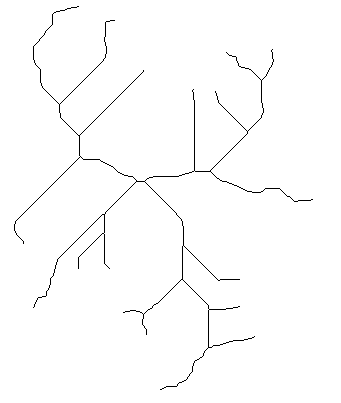
#> input picture Project_Files/negative_skeleton.png, 341 x 403 px, found by its file name
$ python test_erosion_dilation.py
#> lines starting #> are read from the running program, lines starting #| are printed output that depends on the picture; after the words box and inside, x2 and y2 are one past the last pixel; in counts of white or black regions, pixels touching at a corner belong together
### Project_Files/Jasons_Functions/open_or_show_image.py
import matplotlib.pyplot as plt
import cv2

#this is pretty self explainatory: you either open or show and image
def open_image(path):
    try:
        image = cv2.imread(path, 0) # Reading an image in grayscale mode
#> image: shape (403, 341); values 0 (black) and 225 (white), 98.8% white; black in thin lines or dots, all inside (x1, y1, x2, y2) = (14, 6, 313, 390)
        # print("found image at : " , path)
    except:
        print("couldn't find image at : ", path)
    return(image)

def show_image(image):
    plt.imshow(image, cmap='gray') #map the image to black and white, white representing the line
    plt.show()

### Project_Files/Jasons_Functions/erosion_dilation.py
# importing cv2
import cv2

# importing numpy
import numpy as np

# plotting
import matplotlib.pyplot as plt

# import sys
# sys.path.append("/home/jasonraiti/Documents/GitHub/USC_REU/Project_Files/Jasons_Functions/")

from open_or_show_image import *

# inputs = path to image, erode first (1) or dialate first (2) .desired number of erosions, desired number of dialations
# outputs = eroded then dialated image

def erosion_dilation(path,option,num_erosions,num_dilations):
    """takes in two np array points and an image to draw on, spits out the image with a line between points

    :param path: path to image
    :type path: string
    :param option: 1=dialate first or 2=erode first
    :type option: int
    :param num: number of erosions and dilations respectively
    :type num: int

    :rtype: integer np array of image , name of image that was written to file
    :return: image array and the name of the image file for finding it later
    """
    # Reading an image in default mode
    image = open_image(path)

    # Creating kernel
    kernel = np.ones((3, 3), np.uint8)
    if option == 1 :
        e_d_image = image
        e_d_image = cv2.erode( e_d_image, kernel, iterations=num_erosions )
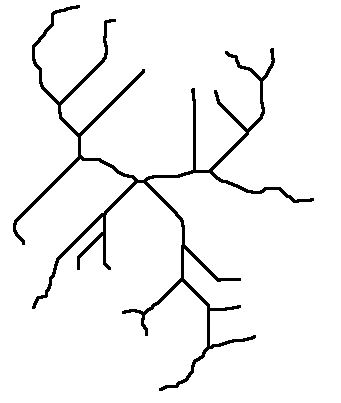
#> e_d_image: shape (403, 341); values 0 (black) and 225 (white), 95.4% white; 1 black region, box (x1, y1, x2, y2) and area: (13, 5, 314, 391) 6345
        e_d_image = cv2.dilate( e_d_image, kernel, iterations=num_dilations )
    elif option == 2 :
        try:
            e_d_image = image
            e_d_image = cv2.erode( e_d_image, kernel, iterations=num_erosions )
            e_d_image = cv2.dilate( e_d_image, kernel, iterations=num_dilations )
        except:
            print("dilation/erosion failed")

    if option == 1:
        name = 'e' + str(num_erosions) + r'_d' + str(num_dilations)
    elif option == 2:
        name =  r'_d' + str(num_dilations) +  'e' + str(num_erosions)
    else:
        print('error: invalid option')

    name = name + '_' + str(path)
    name = name.replace("/", "_")
    name = name.replace(".", "_")
    name = str(name) + '.png'

    cv2.imwrite(name, e_d_image )

    return[ e_d_image , name]

### Project_Files/Jasons_function_tests/erosion_dilation_test/test_erosion_dilation.py
import sys
sys.path.append("/home/jasonraiti/Documents/GitHub/USC_REU/Project_Files/Jasons_Functions/")

from erosion_dilation import *


# path to image
path = r'./skeletonize_skeleton/negative_skeleton.png'
option = 1
num_erosions = 1
num_dilations = 0

# inputs = path to image, erode first (1) or dialate first (2) .desired number of erosions, desired number of dialations
# outputs = eroded then dialated image
e_d_image = erosion_dilation(path,option,num_erosions,num_dilations)
#> e_d_image = 2 items

cv2.imwrite('e_d_image.png', e_d_image )

$ run again, with Project_Files/Zig_Zag_Good.png copied over Project_Files/negative_skeleton.png
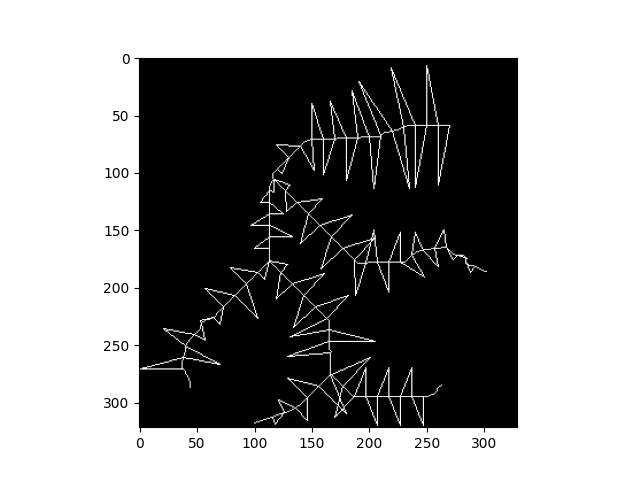
#> input picture Project_Files/Zig_Zag_Good.png, 640 x 480 px, found by its file name
#> in open_image, image is the input picture: shape (480, 640); min 0, max 255, mean 142
#> in erosion_dilation, `e_d_image = cv2.erode( e_d_image, kernel, iterations=num_erosions )`:
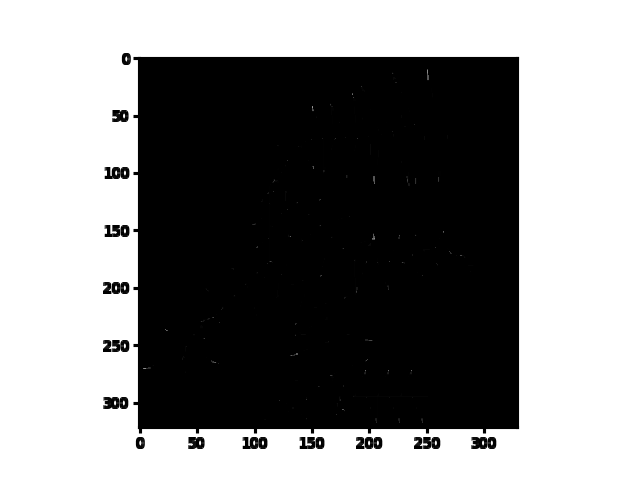
#> e_d_image: shape (480, 640); min 0, max 255, mean 134.8
#> `e_d_image = erosion_dilation(path,option,num_erosions,num_dilations)`: e_d_image = 2 items
